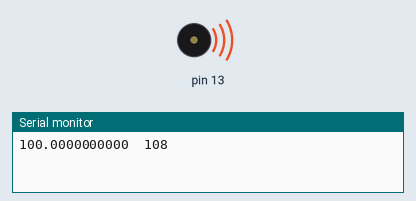
This sketch was run on a simulated Arduino Uno, built with avr-gcc and run on an emulated ATmega328P. On the bench: buzzer (waves = sounding), the last lines printed to the serial monitor.

Above: at 0.05 s.
At 30.37 s:
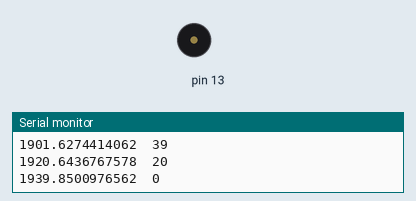
Timing chart, 0 to 35.3 s (numbered marks = the images above):
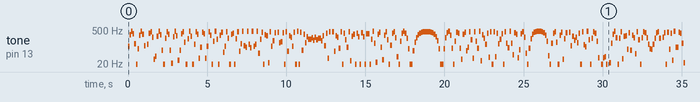

The sketch:

lib_ex_tone_Piezo_Sweep_2.ino
```cpp
void setup() {
  Serial.begin(115200);
}

#define START_FREQ    100
#define STOP_FREQ     20000
#define INC_FREQ      1.01
#define NEXT_FREQ     100

void loop() {

#if 0
  for (int freq = 1; freq  < START_FREQ; freq += 1) {
    tone(13, 0);
    delay(1000);
    tone(13, freq);
    Serial.println(freq, DEC);
    delay(5000);
  }
#endif

  for (float freq = START_FREQ; freq  < STOP_FREQ; freq *=INC_FREQ) {
    int freq2 = abs ((sin (freq) + 1.00) * 220);
    tone(13, freq2);
    Serial.print(freq, DEC);
    Serial.print("\t");
    Serial.println(freq2, DEC);
    delay(NEXT_FREQ);
  }

#if 0
  for (int freq = STOP_FREQ; freq > START_FREQ; freq /= INC_FREQ) {
    tone(13, freq);
    Serial.println(freq, DEC);
    delay(NEXT_FREQ);
  }
#endif
}
```

Measured:
- by itself, tone on pin 13: plays 108 Hz for 0.10 s, 319 Hz for 0.10 s, 439 Hz for 0.10 s, 351 Hz for 0.10 s, 136 Hz for 0.10 s, 2 Hz for 0.10 s … (1243 notes in this stretch)
